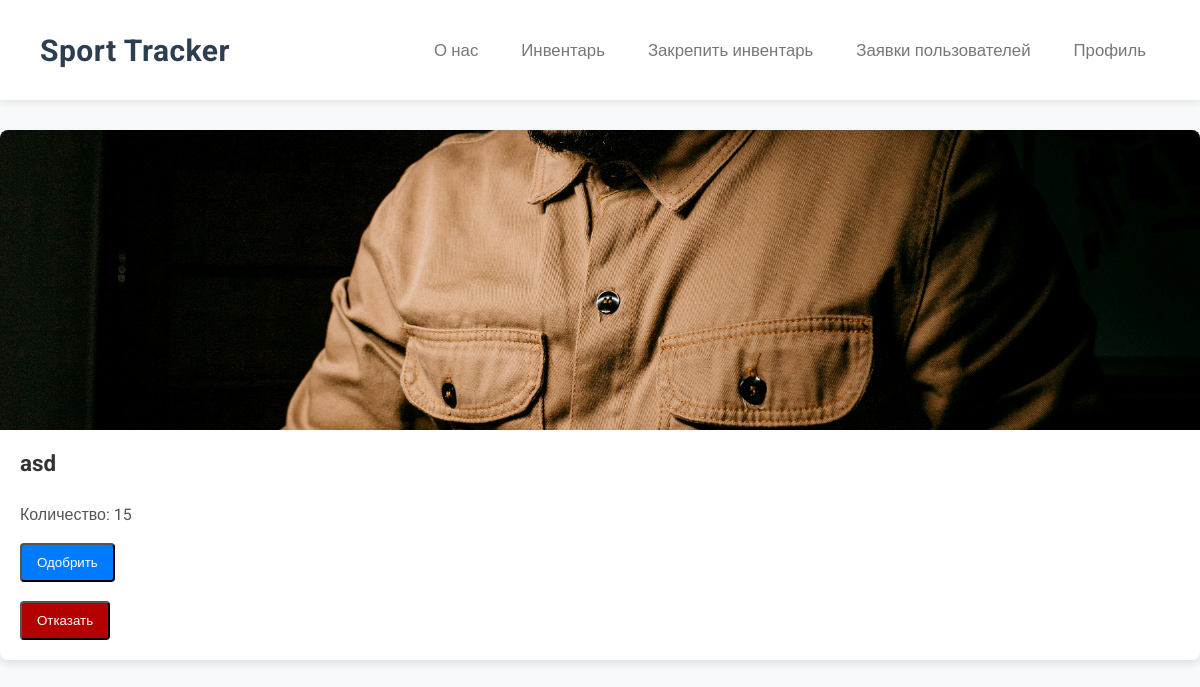
The page /applications (signed in) on the database as committed earlier.
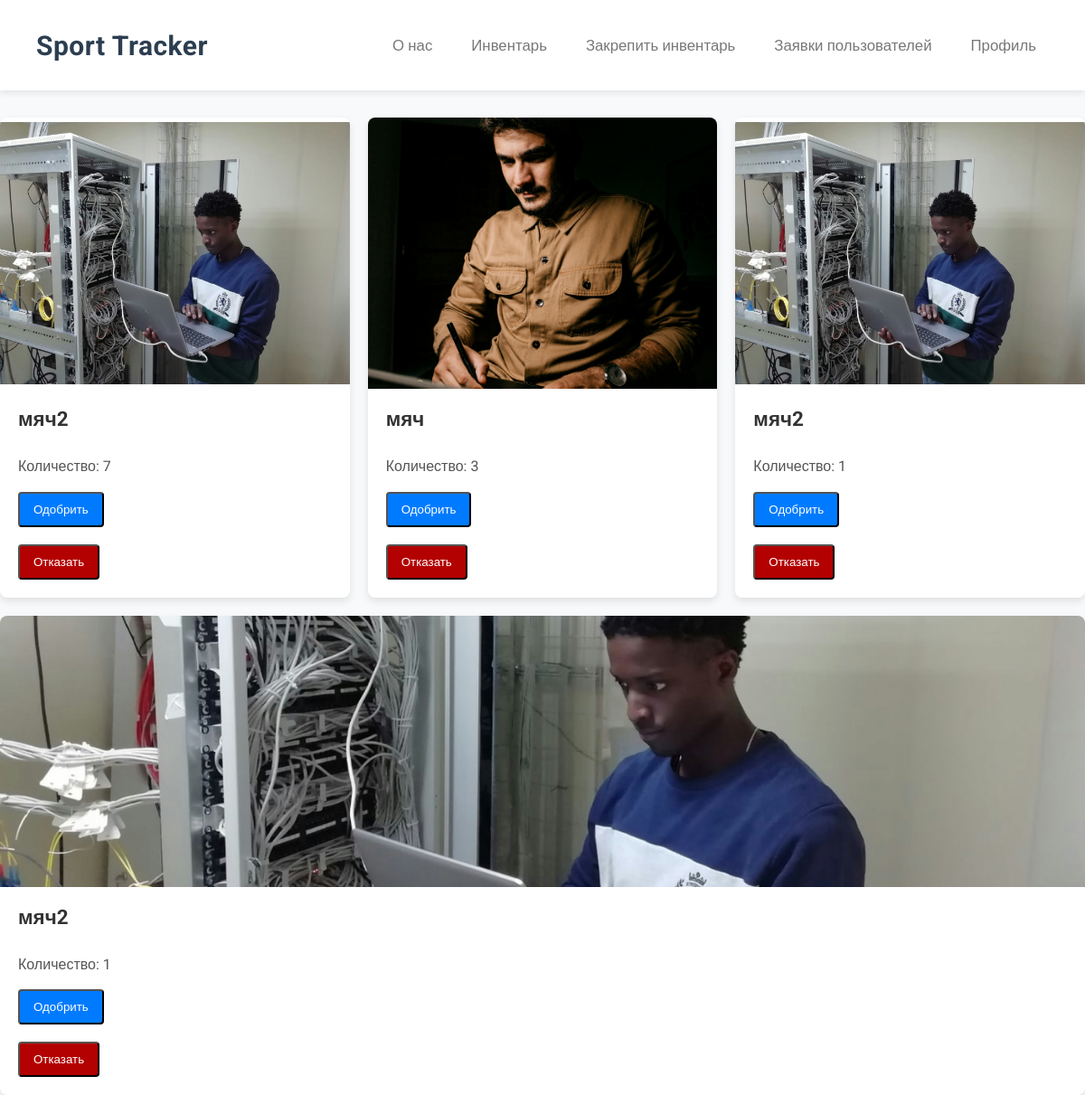
The same page on the database as committed later.
### main/models.py (models this page shows, shortened)
class OrderItem(models.Model):
    STATUS_CHOICES = [
        ('pending', 'В ожидании'),
        ('approved', 'Одобрено'),
        ('rejected', 'Отказано'),
        ('get_from_admin', 'Выдано админом')
    ]
    name = models.CharField(max_length=255, verbose_name="Название предмета")
    quantity = models.PositiveIntegerField(default=1, verbose_name="Количество")
    image_url = models.URLField(blank=True, null=True, verbose_name="URL изображения")
    status = models.CharField(max_length=50, choices=STATUS_CHOICES, default='pending', verbose_name="Статус")
    voting = models.ForeignKey(Votings, on_delete=models.SET_NULL, null=True, blank=True, related_name='order_items')
    class Meta:
        verbose_name = "Предмет заказа"
        verbose_name_plural = "Предметы заказа"

### main/views.py (the view, shortened to what this page needs)
# urls.py: path('applications', applications, name='applications'),
def applications(request):
    formatted_orders = []
    if request.user.is_superuser:
        order_items = OrderItem.objects.exclude(status='approved').exclude(status='rejected').exclude(status='get_from_admin')
        for item in order_items:
            order_data = {
                'url_to_header': item.image_url if item.image_url else '/static/images/default_header.jpg',
                'category': {
                    'name': item.name,
                    'description': f"Количество: {item.quantity}",
                     'status': item.get_status_display(),
                },
                'id': item.id,
            }
            formatted_orders.append(order_data)
    context = {
        'data': formatted_orders,
    }
    context = {
        'data': formatted_orders,
    }
    return render(request, 'applications.html', context)

### main/templates/applications.html (shortened to what this page needs)
{% load static %}
<!DOCTYPE html>
<html lang="en">
<head>
    <link rel="stylesheet" href="{% static 'catalog_cards.css' %}">
    <link rel="stylesheet" href="{% static 'header.css' %}">
</head>
{% include 'header.html' %}
{% if request.user.is_superuser %}
<body>
    <div class="container">
        {% for category in data %}
        <div class="item">
          <div class="wrapper exmpl"><img src="{{ category.url_to_header }}" alt="Изображение предмета"></div>
          <div class="card">
            <h3>{{category.category.name}}</h3>
            <p>{{ category.category.description }}</p>
            <div>
                <form method="post" action="{% url 'approve_item' %}">
                    <button type="submit" class="card_link approve_button">Одобрить</button>
                </form><br>
                 <form method="post" action="{% url 'reject_item' %}">
                     <button type="submit" class="card_link reject_button" style="background-color: #b30000;">Отказать</button>
                 </form>
            </div>
          </div>
        </div>
        {% endfor %}
    </div>
</body>
{% endif %}
</html>

Rows that differ between the two databases and show on the page:
no longer on this page (row edited): OrderItem: url_to_header (picture), category.name "asd"
now on this page (row edited): OrderItem: url_to_header (picture), category.name "мяч2"
added OrderItem: url_to_header (picture), category.name "мяч"
added OrderItem: url_to_header (picture), category.name "мяч2"
added OrderItem: url_to_header (picture), category.name "мяч2"
Other text that changed with them:
new list line: "Количество: 7 Одобрить Отказать"
new list line: "Количество: 3 Одобрить Отказать"
new list line: "Количество: 1 Одобрить Отказать"
list line gone: "Количество: 15 Одобрить Отказать"
